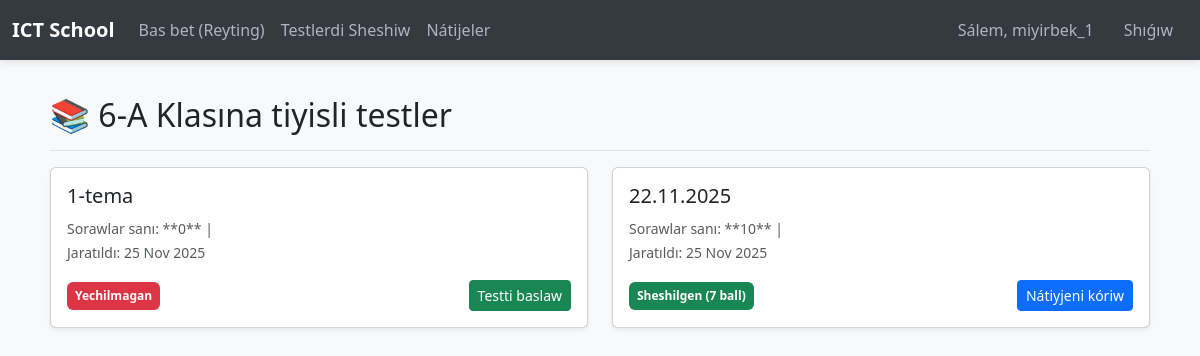
Page /student/tests/ (signed in) on the earlier database version.
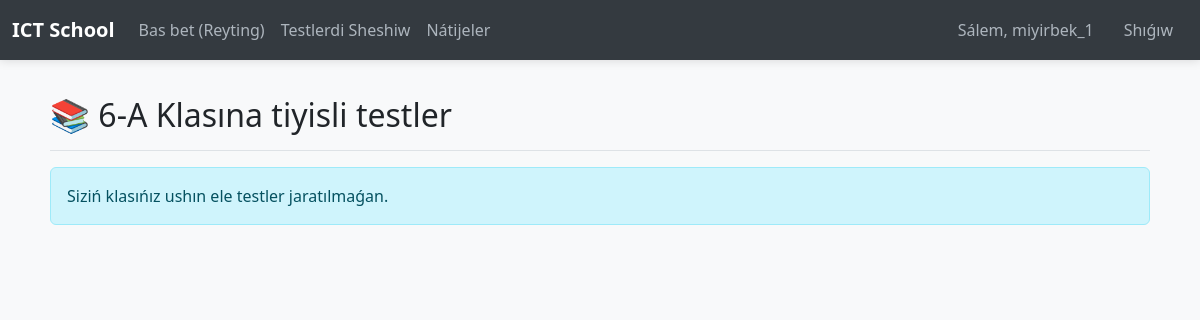
Same page on the later database version.
### core/models.py (models this page shows, shortened)
class CustomUser(AbstractUser):
    is_student = models.BooleanField(default=False)
    is_admin = models.BooleanField(default=False)

class Sinf(models.Model):
    nom = models.CharField(max_length=10, unique=True)
    class Meta:
        verbose_name = "Sinf"
        verbose_name_plural = "Sinflar"

class Test(models.Model):
    nom = models.CharField(max_length=255)
    sinf = models.ForeignKey(Sinf, on_delete=models.CASCADE,
                             help_text="Bu test qaysi sinf o'quvchilari uchun mo'ljallangan.")
    yaratilgan_sana = models.DateTimeField(auto_now_add=True)
    class Meta:
        verbose_name = "Test"
        verbose_name_plural = "Testlar"
        ordering = ['-yaratilgan_sana']

### core/views.py (the view)
# urls.py: path('student/tests/', views.student_test_list, name='student_test_list'),
@login_required
@user_passes_test(is_student)
def student_test_list(request):
    student_profile = get_object_or_404(StudentProfile, user=request.user)
    student_sinf = student_profile.sinf
    if not student_sinf:
        messages.error(request, "Klasıńız belgilenbegen. Iltimas, administratorǵa xabarlasıń.")
        return redirect('student_dashboard')
    all_tests = Test.objects.filter(sinf=student_sinf).annotate(
        total_questions=Count('savollar')  # Agar Savol modelida Test uchun related_name='savollar' bo'lsa
    ).order_by('-yaratilgan_sana')
    solved_test_ids = TestResult.objects.filter(student=student_profile).values_list('test_id', flat=True)
    tests_with_status = []
    for test in all_tests:
        status = 'Yechilmagan'
        result_id = None
        if test.id in solved_test_ids:
            result = TestResult.objects.filter(student=student_profile, test=test).first()
            if result:
                status = f"Sheshilgen ({result.jami_ball} ball)"
                result_id = result.id
        tests_with_status.append({
            'test': test,
            'status': status,
            'solved': test.id in solved_test_ids,
            'result_id': result_id,
            'total_questions': test.total_questions,
        })
    context = {
        'tests_with_status': tests_with_status,
        'sinf_nomi': student_sinf.nom,
    }
    return render(request, 'core/student_test_list.html', context)

### core/views.py (called while the page is built)
def is_student(user):
    return user.is_authenticated and user.is_student

### test_tizimi/templates/core/student_test_list.html (shortened to what this page needs)
{% extends 'base.html' %}
{% block content %}
<div class="d-flex justify-content-between flex-wrap flex-md-nowrap align-items-center pt-3 pb-2 mb-3 border-bottom">
    <h1 class="h2">📚 {{ sinf_nomi }} Klasına tiyisli testler</h1>
</div>
<div class="row">
    {% for item in tests_with_status %}
    <div class="col-md-6 mb-4">
        <div class="card shadow-sm">
            <div class="card-body">
                <h5 class="card-title">{{ item.test.nom }}</h5>
                <p class="card-text">
                    <small class="text-muted">
                        Sorawlar sanı: **{{ item.total_questions }}** |<br>
                        Jaratıldı: {{ item.test.yaratilgan_sana|date:"d M Y" }}
                    </small>
                </p>
                <div class="d-flex justify-content-between align-items-center mt-3">
                    {% if item.solved %}
                        <span class="badge bg-success p-2">{{ item.status }}</span>
                        <div>
                            <a href="{% url 'test_review' item.test.id item.result_id %}" class="btn btn-sm btn-primary">
                                Nátiyjeni kóriw
                            </a>
                        </div>
                    {% else %}
                        <span class="badge bg-danger p-2">{{ item.status }}</span>
                        <a href="{% url 'test_start' item.test.id %}" class="btn btn-sm btn-success">
                            Testti baslaw
                        </a>
                    {% endif %}
                </div>
            </div>
        </div>
    </div>
    {% empty %}
    <div class="col-12">
        <div class="alert alert-info">
            Siziń klasıńız ushın ele testler jaratılmaǵan.
        </div>
    </div>
    {% endfor %}
</div>
{% endblock %}

### test_tizimi/templates/base.html (shortened to what this page needs)
{% load static %}
<!DOCTYPE html>
<html lang="uz">
<head>
    <link href="https://cdn.jsdelivr.net/npm/bootstrap@5.3.3/dist/css/bootstrap.min.css" rel="stylesheet">
</head>
<body>
    {% if request.user.is_authenticated %}
    <nav class="navbar navbar-expand-lg app-navbar">
      <div class="container-fluid">
        <a class="navbar-brand" href="{% url 'home' %}">ICT School</a>
        <div class="collapse navbar-collapse" id="navbarSupportedContent">
            <ul class="navbar-nav me-auto mb-2 mb-lg-0">
                {% if request.user.is_admin or request.user.is_superuser %}
                    <li class="nav-item">
                        <a class="nav-link" href="{% url 'admin:index' %}">Admin Dashboard</a>
                    </li>
                    <li class="nav-item">
                        <a class="nav-link" href="{% url 'admin:core_test_changelist' %}">Testler</a>
                    </li>
                    <li class="nav-item">
                        <a class="nav-link" href="{% url 'admin:core_studentprofile_changelist' %}">Oqıwshılar</a>
                    </li>
                    <li class="nav-item">
                        <a class="nav-link" href="{% url 'admin:core_test_add' %}">Jańa test</a>
                    </li>
                    <li class="nav-item">
                        <a class="nav-link" href="{% url 'admin:core_sinf_changelist' %}">Klasslar</a>
                    </li>
                {% elif request.user.is_student %}
                    <li class="nav-item">
                        <a class="nav-link" href="{% url 'student_dashboard' %}">Bas bet (Reyting)</a>
                    </li>
                    <li class="nav-item">
                        <a class="nav-link" href="{% url 'student_test_list' %}">Testlerdi Sheshiw</a>
                    </li>
                    <li class="nav-item">
                        <a class="nav-link" href="#">Nátijeler</a>
                    </li>
                {% endif %}
            </ul>
            <ul class="navbar-nav mb-2 mb-lg-0">
                <li class="nav-item">
                    <a class="nav-link btn btn-danger btn-sm text-white" href="#" style="padding: 5px 15px;">Sálem, {{ request.user.username }}</a>
                </li>
                <li class="nav-item">
                    <a class="nav-link btn btn-danger btn-sm text-white" href="{% url 'logout' %}" style="padding: 5px 15px;">Shıǵıw</a>
                </li>
            </ul>
        </div>
      </div>
    </nav>
    {% endif %}
    <div class="container main-content">
        <div class="row">
            <main
                {% if request.user.is_authenticated %}
                    class="col-12"
                {% else %}
                    class="col-12 d-flex justify-content-center align-items-center"
                    style="min-height: 100vh;"
                {% endif %}
            >
                {% block content %}{% endblock content %}
            </main>
        </div>
    </div>
</body>
</html>

### test_tizimi/templates/base.html (style rules this page uses)
body { background-color: #f8f9fa; }
.main-content { padding: 20px; }
.app-navbar { background-color: #343a40 !important; box-shadow: 0 0 10px rgba(0,0,0,.15); padding-top: 10px; padding-bottom: 10px; }
.app-navbar .navbar-brand { color: #ffffff; font-weight: bold; }
.app-navbar .nav-link { color: #adb5bd !important; padding-left: 15px; padding-right: 15px; border-radius: 5px; transition: background-color 0.2s, color 0.2s; }

Differences in the rows shown:
removed Test: test.nom "1-tema", total_questions "0", test.yaratilgan_sana "25 Nov 2025", status "Yechilmagan"
removed Test: test.nom "22.11.2025", total_questions "10", test.yaratilgan_sana "25 Nov 2025", status "Sheshilgen (7 ball)"
Other differences:
text now shown: "Siziń klasıńız ushın ele testler jaratılmaǵan."
